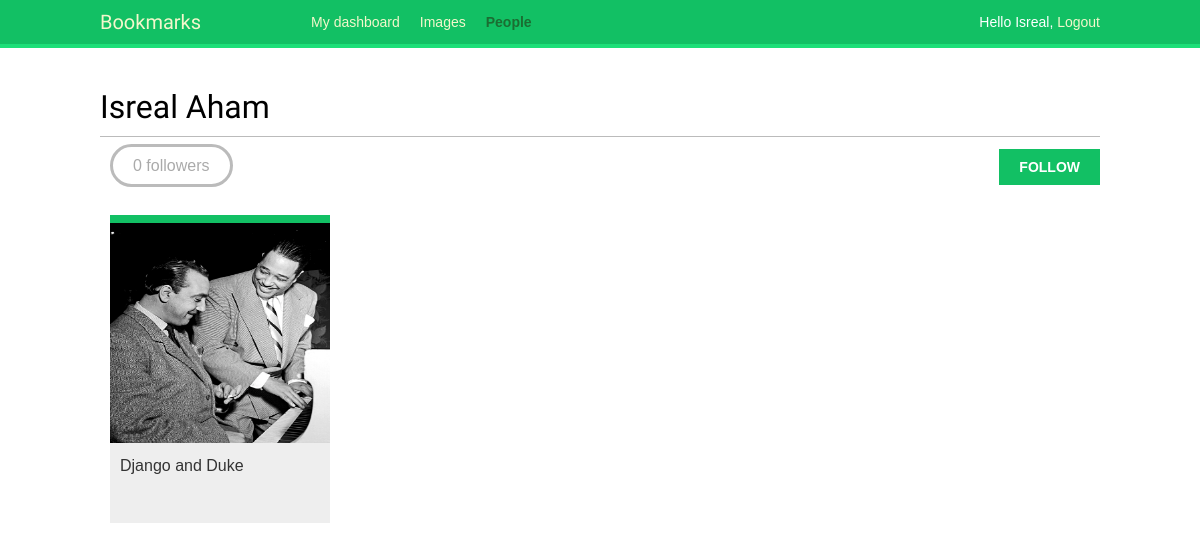
The page /account/users/IzyHam/ (signed in) on the database as committed earlier.
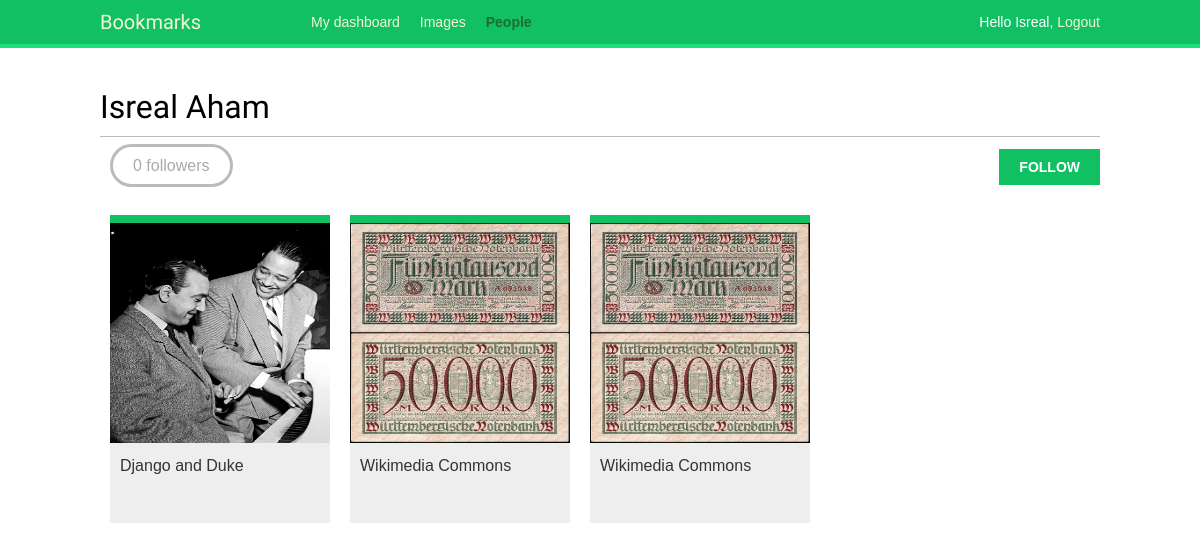
The same page on the database as committed later.
### images/models.py (models this page shows, shortened)
class Image(models.Model):
    user = models.ForeignKey(settings.AUTH_USER_MODEL, related_name='images_created', on_delete=models.CASCADE)
    title = models.CharField(max_length=255)
    slug = models.SlugField(max_length=255)
    url = models.URLField(max_length=255)
    image = models.ImageField(upload_to='images/%Y/%m/%d/')
    description = models.TextField(blank=True)
    created = models.DateTimeField(auto_now_add=True)
    users_like = models.ManyToManyField(settings.AUTH_USER_MODEL, related_name='images_liked', blank=True)
    total_likes = models.PositiveIntegerField(default=0)
    class Meta:
        indexes = [
            models.Index(fields=['-created']),
            models.Index(fields=['-total_likes']),
        ]
        ordering = ['created',]
    def get_absolute_url(self):
        return reverse('images:detail', args=[self.id, self.slug])

### account/views.py (the view)
# urls.py: path('users/<username>/', views.user_detail, name='user_detail'),
@login_required
def user_detail(request, username):
    user = get_object_or_404(User, username=username, is_active=True)
    return render(request, 'account/user/detail.html', {'section': 'people', 'user': user})

### account/templates/account/user/detail.html (shortened to what this page needs)
{% extends "base.html" %}
{% load thumbnail %}
{% block content %}
    <h1>{{ user.get_full_name }}</h1>
    {% with total_followers=user.followers.count %}
        <span class="count">
            <span class="total">{{ total_followers }}</span> follower{{ total_followers|pluralize }}
        </span>
        <a href="#" data-id="{{ user.id }}" data-action="{% if request.user in user.followers.all %}un{% endif %}follow" class="follow button">
            {% if request.user not in user.followers.all %}
                Follow
            {% else %}
                Unfollow
            {% endif %}
        </a>
        <div id="image-list" class="image-container">
            {% include "images/image/list_images.html" with images=user.images_created.all %}
        </div>
    {% endwith %}
{% endblock %}

### images/templates/images/image/list_images.html
{% load thumbnail %}
{% for image in images %}
    <div class="image">
        <a href="{{ image.get_absolute_url }}">
            {% thumbnail image.image 300x300 crop="smart" as im %}
            <a href="{{ image.get_absolute_url  }}">
                <img src="{{ im.url }}" alt="">
            </a>
        </a>
        <div class="info">
            <a href="{{ image.get_absolute_url }}" class="title">
                {{ image.title}}
            </a>
        </div>
    </div>
{% endfor %}

Rows that differ between the two databases and show on the page:
added Image: title "Wikimedia Commons"
added Image: title "Wikimedia Commons"
